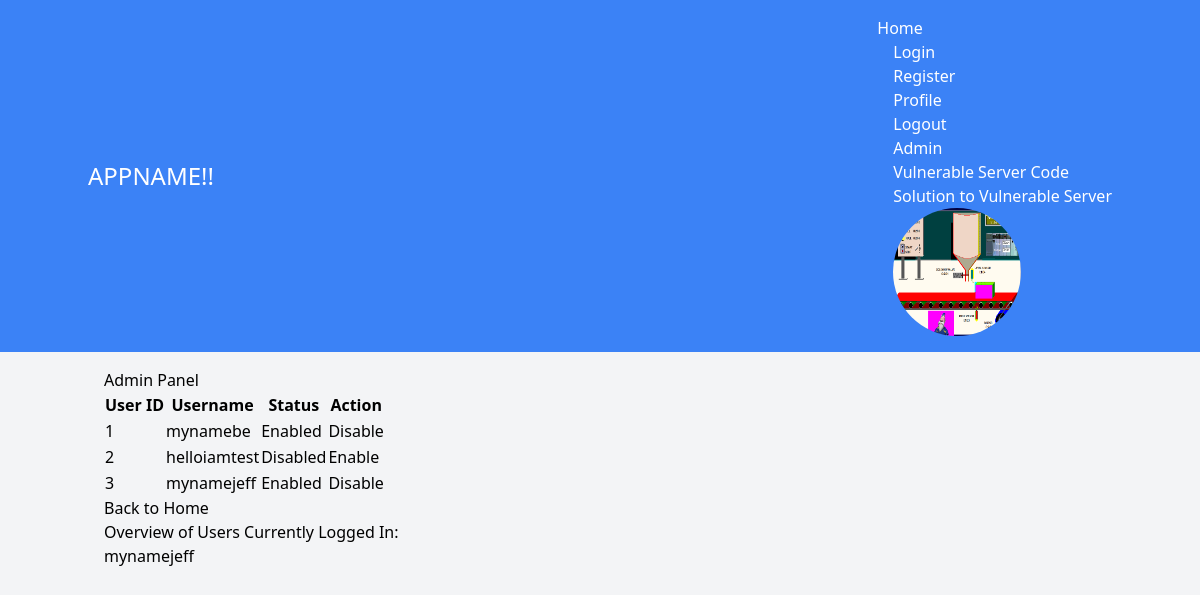
Page /admin (signed in) on the earlier database version.
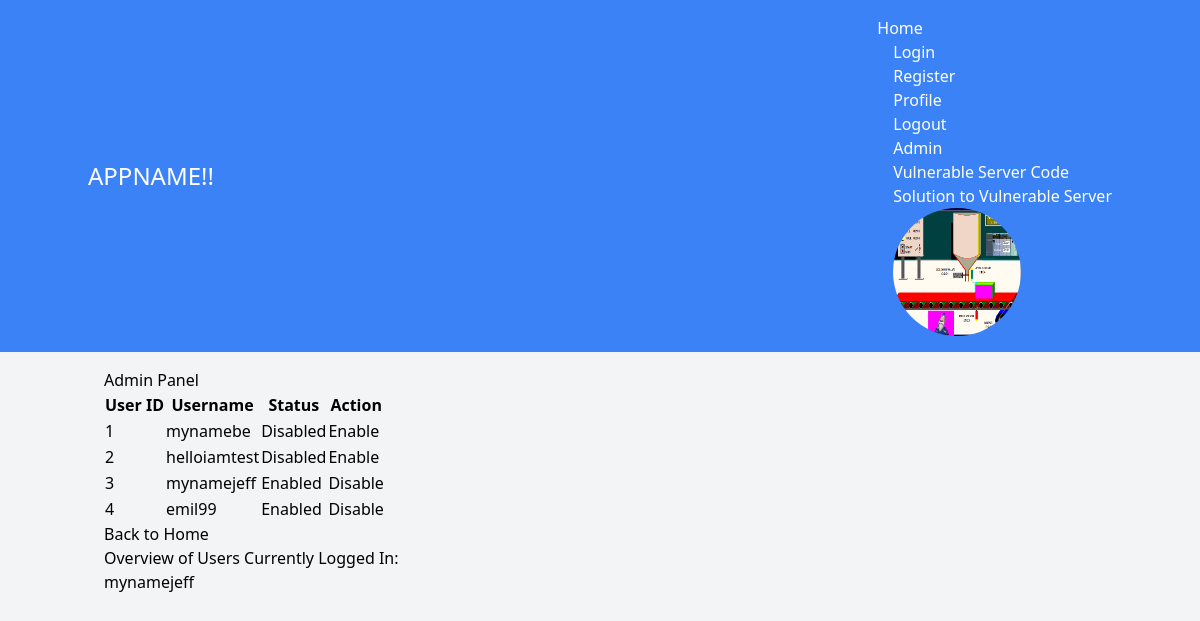
Same page on the later database version.
### app.py (models this page shows)
class User(db.Model):
    __tablename__ = 'user'  # Explicitly set the table name
    id = db.Column(db.Integer, primary_key=True)
    username = db.Column(db.String(80), unique=True, nullable=False)
    password = db.Column(db.String(120), nullable=False)
    is_admin = db.Column(db.Boolean, default=False)
    is_enabled = db.Column(db.Boolean, default=True)
    profile_picture = db.Column(db.String(255), default='default.jpg')

### app.py (the view)
    def wrapped_view(**kwargs):
        if g.user is not None and g.user.get('is_admin'):
            return view(**kwargs)
        flash('Access denied. You must be an admin to access this page.')
        return redirect(url_for('home'))

### app.py (called while the page is built)
def admin_required(view):
    def wrapped_view(**kwargs):
        if g.user is not None and g.user.get('is_admin'):
            return view(**kwargs)
        flash('Access denied. You must be an admin to access this page.')
        return redirect(url_for('home'))
    return wrapped_view

@app.before_request
def load_user():
    g.user = None
    if 'username' in session:
        user = User.query.filter_by(username=session['username']).first()
        users = User.query.all()  # Get all users
        if user:
            g.user = {
                'username': user.username,
                'is_admin': user.is_admin,
                'profile_picture': user.profile_picture,
                'users': users
            }

@app.route('/admin', methods=['GET'])
@admin_required
def admin_panel():
    logged_in_users = [session.get(
        'username')] if 'username' in session else []
    users = User.query.all()
    return render_template('admin_panel.html', users=users, logged_in_users=logged_in_users)

### templates/admin_panel.html (shortened to what this page needs)
{% extends "base.html" %}
{% block content %}
<body>
    <h1>Admin Panel</h1>
    <table>
        <thead>
            <tr>
                <th>User ID</th>
                <th>Username</th>
                <th>Status</th>
                <th>Action</th>
            </tr>
        </thead>
        <tbody>
            {% for user in users %}
            <tr>
                <td>{{ user.id }}</td>
                <td>{{ user.username }}</td>
                <td>{{ "Enabled" if user.is_enabled else "Disabled" }}</td>
                <td>
                    <form method="post" action="{{ url_for('enable_disable_user', user_id=user.id) }}">
                        <button type="submit" class="enable-disable-button">
                            {% if user.is_enabled %}
                            Disable
                            {% else %}
                            Enable
                            {% endif %}
                        </button>
                    </form>
                </td>
            </tr>
            {% endfor %}
        </tbody>
    </table>
    <a href="{{ url_for('home') }}">Back to Home</a>
    <h2>Overview of Users Currently Logged In:</h2>
    <ul>
        {% for user in logged_in_users %}
        <li>{{ user }}</li>
        {% endfor %}
    </ul>
</body>
{% endblock %}

### templates/base.html (shortened to what this page needs)
<!DOCTYPE html>
<html lang="en">
<head>
    <link rel="stylesheet" href="https://cdn.jsdelivr.net/npm/tailwindcss@2.2.19/dist/tailwind.min.css"
>
</head>
<body class="bg-gray-100">
    <header class="bg-blue-500 text-white p-4">
        <nav class="container mx-auto flex justify-between items-center">
            <h1 class="text-2xl">APPNAME!!</h1>
            <ul class="space-x-4">
                <li><a href="{{ url_for('home') }}">Home</a></li>
                <li><a href="{{ url_for('login') }}">Login</a></li>
                <li><a href="{{ url_for('register') }}">Register</a></li>
                {% if 'username' in session %}
                <li><a href="{{ url_for('profile') }}">Profile</a></li>
                <li><a href="/logout">Logout</a></li>
                <li><a href="/admin">Admin</a></li>
                <li><a href= "/code">Vulnerable Server Code</a></li>
                <li><a href= "/solution">Solution to Vulnerable Server</a></li>
                <li>
                    <img src="{{ url_for('static', filename='uploads/' + g.user.profile_picture) }}"
                        alt="Profile Picture" class="h-32 w-32 rounded-full">
                </li>
                {% endif %}
            </ul>
        </nav>
    </header>
    <main class="container mx-auto p-4">
        {% block content %}{% endblock %}
    </main>
</body>
</html>

Differences in the rows shown:
changed User "mynamebe": is_enabled "Enabled" → "Disabled"; is_enabled "Disable" → "Enable"
added User: id "4", username "emil99", is_enabled "Enabled", shows "Disable"
